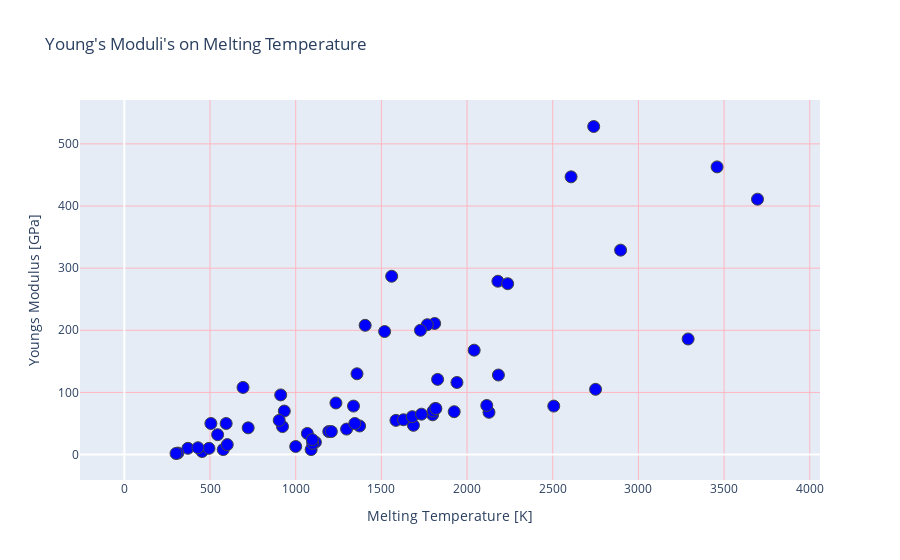

Notebook cell for this chart:
### Markdown cell above
### 3. Plotting

Finally, we are going to plot the values for the properties in the lists we just created. For this tutorial we will make two scatter plots:

-  Young's Modulus vs Melting Temperature
-  Coefficient of Linear Thermal Expansion vs Melting Temperature

We will be using a Python library called [Plotly](https://plot.ly/python/) to create these plots. This library allows you to create plots that are really interactive and highly customizable. <br>

#### Simple Plot

In this first cell we will import the library components we will use and create a simple plot.

### Code cell
import plotly #This is the library import
import plotly.graph_objs as go # This is the graphical object (Think "plt" in Matplotlib if you have used that before)

from plotly.offline import iplot # These lines are necessary to run Plotly in Jupyter Notebooks, but not in a dedicated environment
plotly.offline.init_notebook_mode(connected=True)

# To create a plot, you need a layout and a trace

# The layout gives Plotly the instructions on the background grids, tiles in the plot, 
# axes names, axes ticks, legends, labels, colors on the figure and general formatting.

layout = go.Layout(title = "Young's Moduli's on Melting Temperature",xaxis= dict(title= 'Melting Temperature [K]'), 
                   yaxis= dict(title= 'Youngs Modulus [GPa]'))

# The trace contains a type of plot (In this case, Scatter, but it can be "Bars, Lines, Pie Charts", etc.), 
# the data we want to visualize and the way ("Mode") we want to represent it.

trace = go.Scatter(x = melting_temperature, y = youngs_modulus, mode = 'markers', marker=dict(size=12,  line= dict(width=1),color='blue'))

# To plot, we create a figure and implement our components in the following way:

data = [trace] # We could include more than just one trace here

fig= go.Figure(data, layout=layout)
fig.update_xaxes(showgrid=True, gridwidth=1, gridcolor='LightPink')
fig.update_yaxes(showgrid=True, gridwidth=1, gridcolor='LightPink')
iplot(fig)

### Figure 1 — Plotly figure (JSON) as saved in the notebook; plotly's stock layout.template omitted (floating-point values rounded to 4 significant figures)
{"data": [{"marker": {"color": "blue", "line": {"width": 1}, "size": 12}, "mode": "markers", "type": "scatter", "x": [14.01, 0.95, 453.7, 1560, 2349, 3800, 63.05, 54.8, 53.53, 24.56, 370.9, 923, 933.5, 1687, 317.3, 388.4, 171.6, 83.8, 336.5, 1115, 1814, 1941, 2183, 2180, 1519, 1811, 1768, 1728, 1358.0, 692.7, 302.9, 1211.0, 1090, 494, 265.8, 115.8, 312.5, 1050, 1799, 2128, 2750, 2896, 2430, 2607, 2237, 1828.0, 1235.0, 594.2, 429.8, 505.1, 903.8, 722.7, 386.9, 161.4, 301.6, 1000, 2506, 3290, 3695, 3459, 3306, 2739, 2041.0, 1337.0, 234.3, 577, 600.6, 544.4, 527, 575, 202, "maybe about 300 K", 973, 1900, 1193, 1068, 1208, 1297, 1373, 1345, 1099, 1585, 1629, 1680, 1734, 1802, 1818, 1097, 1925, 1323, 2115, 1841, 1405.0, 910, 912.5, 1449, 1613, 1259, 1173, 1133, 1800, 1100, 1100], "y": [null, null, 4.9, 287, null, null, null, null, null, null, 10, 45, 70, 47, null, null, null, null, null, 20, 74, 116, 128, 279, 198, 211, 209, 200, 130, 108, null, null, 8, 10, null, null, 2.4, null, 64, 68, 105, 329, null, 447, 275, 121, 83, 50, 11, 50, 55, 43, null, null, 1.7, 13, 78, 186, 411, 463, null, 528, 168, 78, null, 8, 16, 32, null, null, null, null, null, null, 37, 34, 37, 41, 46, 50, 18, 55, 56, 61, 65, 70, 74, 24, 69, null, 79, null, 208, null, 96, null, null, null, null, null, null, null, null]}], "layout": {"title": {"text": "Young's Moduli's on Melting Temperature"}, "xaxis": {"gridcolor": "LightPink", "gridwidth": 1, "showgrid": true, "title": {"text": "Melting Temperature [K]"}}, "yaxis": {"gridcolor": "LightPink", "gridwidth": 1, "showgrid": true, "title": {"text": "Youngs Modulus [GPa]"}}}}
